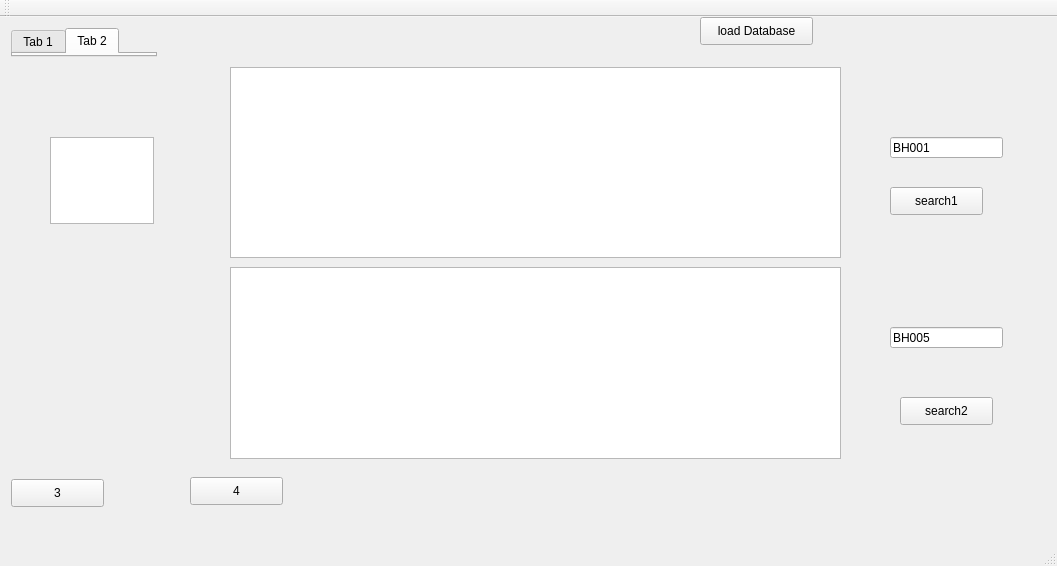
<?xml version="1.0" encoding="UTF-8"?>
<ui version="4.0">
 <class>MainWindow</class>
 <widget class="QMainWindow" name="MainWindow">
  <property name="geometry">
   <rect>
    <x>0</x>
    <y>0</y>
    <width>1057</width>
    <height>566</height>
   </rect>
  </property>
  <property name="windowTitle">
   <string>MainWindow</string>
  </property>
  <widget class="QWidget" name="centralWidget">
   <widget class="QPushButton" name="btn3">
    <property name="geometry">
     <rect>
      <x>11</x>
      <y>462</y>
      <width>93</width>
      <height>28</height>
     </rect>
    </property>
    <property name="text">
     <string>3</string>
    </property>
   </widget>
   <widget class="QTabWidget" name="win">
    <property name="geometry">
     <rect>
      <x>11</x>
      <y>11</y>
      <width>146</width>
      <height>29</height>
     </rect>
    </property>
    <property name="currentIndex">
     <number>1</number>
    </property>
    <widget class="QWidget" name="tab">
     <attribute name="title">
      <string>Tab 1</string>
     </attribute>
    </widget>
    <widget class="QWidget" name="tab_2">
     <attribute name="title">
      <string>Tab 2</string>
     </attribute>
    </widget>
   </widget>
   <widget class="QPushButton" name="btn4">
    <property name="geometry">
     <rect>
      <x>190</x>
      <y>460</y>
      <width>93</width>
      <height>28</height>
     </rect>
    </property>
    <property name="text">
     <string>4</string>
    </property>
   </widget>
   <widget class="QTableView" name="tableView">
    <property name="geometry">
     <rect>
      <x>230</x>
      <y>50</y>
      <width>611</width>
      <height>191</height>
     </rect>
    </property>
   </widget>
   <widget class="QPushButton" name="btnLoadDatabase">
    <property name="geometry">
     <rect>
      <x>700</x>
      <y>0</y>
      <width>113</width>
      <height>28</height>
     </rect>
    </property>
    <property name="text">
     <string>load Database</string>
    </property>
   </widget>
   <widget class="QPushButton" name="btnSearch">
    <property name="geometry">
     <rect>
      <x>890</x>
      <y>170</y>
      <width>93</width>
      <height>28</height>
     </rect>
    </property>
    <property name="text">
     <string>search1</string>
    </property>
   </widget>
   <widget class="QLineEdit" name="edtSearchWords">
    <property name="geometry">
     <rect>
      <x>890</x>
      <y>120</y>
      <width>113</width>
      <height>21</height>
     </rect>
    </property>
    <property name="text">
     <string>BH001</string>
    </property>
   </widget>
   <widget class="QLineEdit" name="edt2">
    <property name="geometry">
     <rect>
      <x>890</x>
      <y>310</y>
      <width>113</width>
      <height>21</height>
     </rect>
    </property>
    <property name="text">
     <string>BH005</string>
    </property>
   </widget>
   <widget class="QTableView" name="tableView_2">
    <property name="geometry">
     <rect>
      <x>230</x>
      <y>250</y>
      <width>611</width>
      <height>192</height>
     </rect>
    </property>
   </widget>
   <widget class="QPushButton" name="btnSearch_2">
    <property name="geometry">
     <rect>
      <x>900</x>
      <y>380</y>
      <width>93</width>
      <height>28</height>
     </rect>
    </property>
    <property name="text">
     <string>search2</string>
    </property>
   </widget>
   <widget class="QTextEdit" name="textEdit">
    <property name="geometry">
     <rect>
      <x>50</x>
      <y>120</y>
      <width>104</width>
      <height>87</height>
     </rect>
    </property>
   </widget>
  </widget>
  <widget class="QMenuBar" name="menuBar">
   <property name="geometry">
    <rect>
     <x>0</x>
     <y>0</y>
     <width>1057</width>
     <height>26</height>
    </rect>
   </property>
  </widget>
  <widget class="QToolBar" name="mainToolBar">
   <attribute name="toolBarArea">
    <enum>TopToolBarArea</enum>
   </attribute>
   <attribute name="toolBarBreak">
    <bool>false</bool>
   </attribute>
  </widget>
  <widget class="QStatusBar" name="statusBar"/>
 </widget>
 <layoutdefault spacing="6" margin="11"/>
 <resources/>
 <connections/>
</ui>
